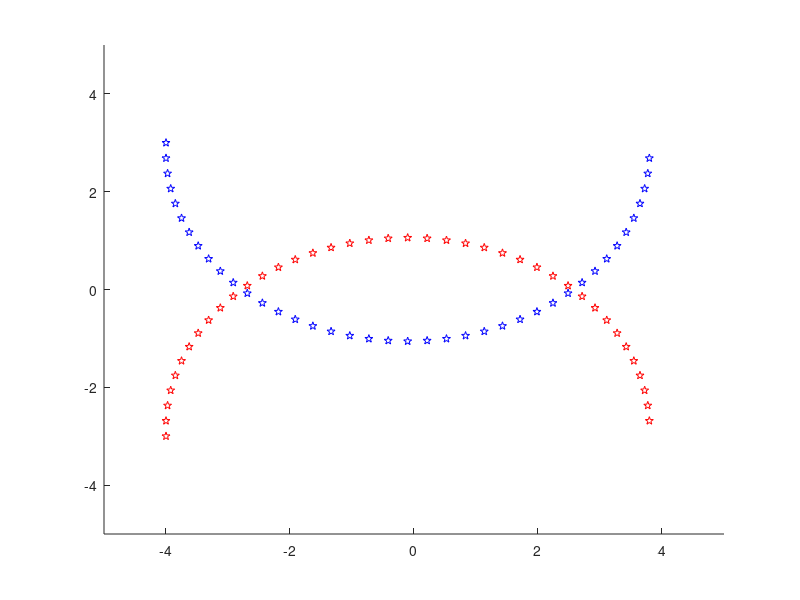
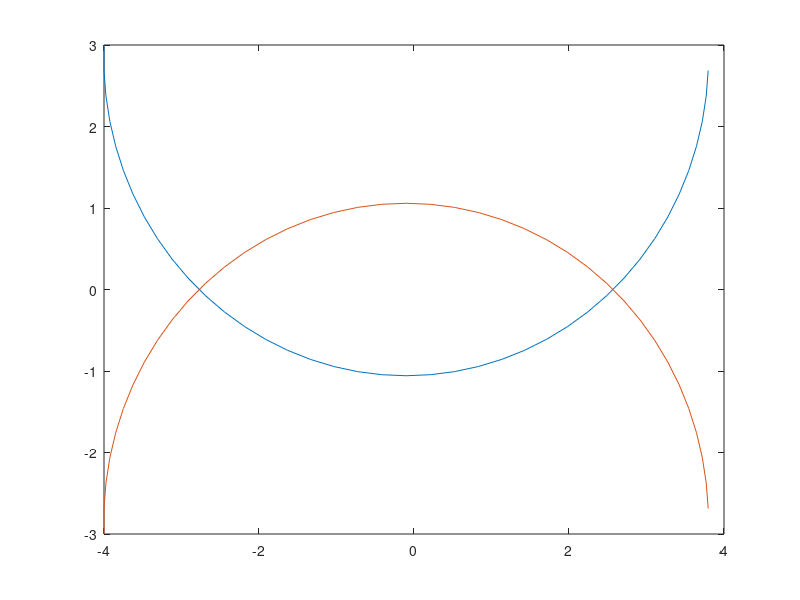

Source code (MATLAB) for these figures, in order: (Note: this script raises an error after producing the figures.)
%This version deals with one shot planning ie, consider full time as mpc horizon 
%It finds trajectory for variable waypoints 
%Here I am finding intersection points of the trajectories 
%and taking care of discretization error 
clc;
clear;
close all;
c_1 = [0;3];
c_2 = [0;-3];
r = 4;
% c_1 = [-3;4];
% c_2 = [4;1];
r1 = r;
r2 = r;
d2 = sum((c_2-c_1).^2);
P0 = (c_1+c_2)/2+(r1^2-r2^2)/d2/2*(c_2-c_1);
t = ((r1+r2)^2-d2)*(d2-(r2-r1)^2);
if t <= 0
    fprintf('The circles don''t intersect.\n')
else
    T = sqrt(t)/d2/2*[0 -1;1 0]*(c_2-c_1);
    Pa = P0 - T; % Pa and Pb are circles' intersection points
    Pb = P0 + T;
end
total_t = 40;
avg_vel = 2*pi*r/total_t;

th = pi:pi/39:2*pi;
del_t = total_t/(2*length(th));
steps = total_t/del_t;

Xunit_1=[];
Yunit_1=[];
Xunit_2=[];
Yunit_2=[];
Vxunit_2=[];
Vyunit_2=[];
xnow_1 = c_1(1)-r;
ynow_1 = c_1(2);
xnow_2 = c_2(1)-r;
ynow_2 = c_2(2);

axis([-5  5  -5  5])
for i=1:length(th)
    xunit_1 = xnow_1;
    yunit_1 = ynow_1;
    Xunit_1 = [Xunit_1,xunit_1];
    Yunit_1 = [Yunit_1,yunit_1];
    
    xunit_2 = xnow_2;
    yunit_2 = ynow_2;
    Xunit_2 = [Xunit_2,xunit_2];
    Yunit_2 = [Yunit_2,yunit_2];
    
    hold on
    h_1 = plot(xunit_1, yunit_1,'bp');
    h_2 = plot(xunit_2, yunit_2,'rp');
    pause(0.3);
    xdel_1 = avg_vel*(-sin(th(i)))*del_t;
    ydel_1 = avg_vel*(cos(th(i)))*del_t;
    xnow_1 = xdel_1 + xunit_1;
    ynow_1 = ydel_1 + yunit_1;
    
    xdel_2 = -avg_vel*(-sin(2*pi-th(i)))*del_t; %compared to 1 direction of motion is opposite for 2
    ydel_2 = -avg_vel*(cos(2*pi-th(i)))*del_t;
    xnow_2 = xdel_2 + xunit_2;
    ynow_2 = ydel_2 + yunit_2;
    Vxunit_2 = [Vxunit_2;-avg_vel*(-sin(2*pi-th(i)))]; %Vxunit_2 is used to plot the velocity profile
    Vyunit_2 = [Vyunit_2;-avg_vel*(cos(2*pi-th(i)))];
end
figure
poly1 = plot(Xunit_1,Yunit_1);
hold on
poly2 = plot(Xunit_2,Yunit_2);
% y_d = [Yunit_2(Yunit_2<Yunit_1) Yunit_1(Yunit_1<Yunit_2)]; 
% plot(Xunit_1,y_d,'k-o')

critical_trivial_x = [Pa(1),Pb(1)];
critical_trivial_y = [Pa(2),Pb(2)];
%find index of values closest to critical points/points of inetrsection
[ x_ntreq1, x_id1 ] = min( abs( Xunit_1-critical_trivial_x(1) ) );
[ x_ntreq2, x_id2 ] = min( abs( Xunit_1-critical_trivial_x(2) ) );
%due to discretization error just extend the bounds by 1 on both the sides
if x_id1>1
    x_id1 = x_id1 - 1;
end
if x_id2 < length(Xunit_1)
    x_id2 = x_id2 + 1;
end
x_inter1 = Xunit_1(x_id1:x_id2);
x_inter2 = fliplr(x_inter1);
x_inter = [x_inter1,x_inter2];
% y_inter1 = Yunit_1(Xunit_1>=Pa(1) & Xunit_1<=Pb(1)); 
% y_inter2 = Yunit_2(Xunit_1>=Pa(1) & Xunit_1<=Pb(1));
% inBetween = [(y_inter1),fliplr(y_inter2)];
% fill(x_inter,fliplr(inBetween), 'g');
% hold off
% % area_int  = trapz(inBetween)
% 
% area_upper = trapz(abs(y_inter1));
% area_below = trapz(y_inter2);
% area_total = area_upper + area_below;
% % polyout = intersect(poly1,poly2)

%update the critical points
critical_x = [x_inter1(1),x_inter1(end)];
%%Optimize the overlap area
%Robo is nothing but unit_2
robo_start  = [Xunit_2(1),Yunit_2(1)];
robo_end  = [Xunit_2(end),Yunit_2(end)];

%extended points are for mpc loop as the robo_dest goes beyond 1xlength(th)
Xunit_1_ex = Xunit_1;
Yunit_1_ex = Yunit_1;

Xunit_2_ex = Xunit_2;
Yunit_2_ex = Yunit_2;
th_ex = 0:pi/39:pi;

xunit_1_ex = xunit_1;
yunit_1_ex = yunit_1;
xunit_2_ex = xunit_2;
yunit_2_ex = yunit_2;
for i=2:length(th_ex) %i=1 corresponds to th_ex=0 which is same as th=2*pi
    xdel_1_ex = avg_vel*(-sin(th_ex(i)))*del_t;
    ydel_1_ex = avg_vel*(cos(th_ex(i)))*del_t;
    
    xdel_2_ex = -avg_vel*(-sin(2*pi-th_ex(i)))*del_t; %compared to 1 direction of motion is opposite for 2
    ydel_2_ex = -avg_vel*(cos(2*pi-th_ex(i)))*del_t;
    
    xnow_1_ex = xdel_1_ex + xunit_1_ex;
    ynow_1_ex = ydel_1_ex + yunit_1_ex;
    xunit_1_ex = xnow_1_ex;
    yunit_1_ex = ynow_1_ex;
    Xunit_1_ex = [Xunit_1_ex,xunit_1_ex];
    Yunit_1_ex = [Yunit_1_ex,yunit_1_ex];
    xnow_2_ex = xdel_2_ex + xunit_2_ex;
    ynow_2_ex = ydel_2_ex + yunit_2_ex;
    xunit_2_ex = xnow_2_ex;
    yunit_2_ex = ynow_2_ex;
    Xunit_2_ex = [Xunit_2_ex,xunit_2_ex];
    Yunit_2_ex = [Yunit_2_ex,yunit_2_ex];
end

%del_t = 1.0; % Time duration between two timesteps delt
n = length(th); % full time horizon  
wp = [1,2,4,5,8,10,20]; %do not count start point in waypoints && wp should divide length(th)
%wp = [1];
robo_v_start = [0,0]; % start velocity of the robo
robo_traj = [];
robo_vel = [];

%for i = 1:length(th)
for i = 1:length(wp)
    [Vx, Vy, Px, Py] = oneshot_call_mpc(wp(i),n,del_t,robo_start,Xunit_2_ex(i:n+i-1),Yunit_2_ex(i:n+i-1),Yunit_1_ex(i:n+i-1),critical_x,robo_v_start);
    figure
    plot(Px,Py);
    hold on
    plot(Xunit_2,Yunit_2);
    plot(Xunit_1,Yunit_1);
    title('Trjaectory Plot')
    legend(sprintf('WP = %f', wp(i)),'Initial Trajectroty','Obstacle Trajectroty')
    fprintf('Called for %d',wp(i))
end

